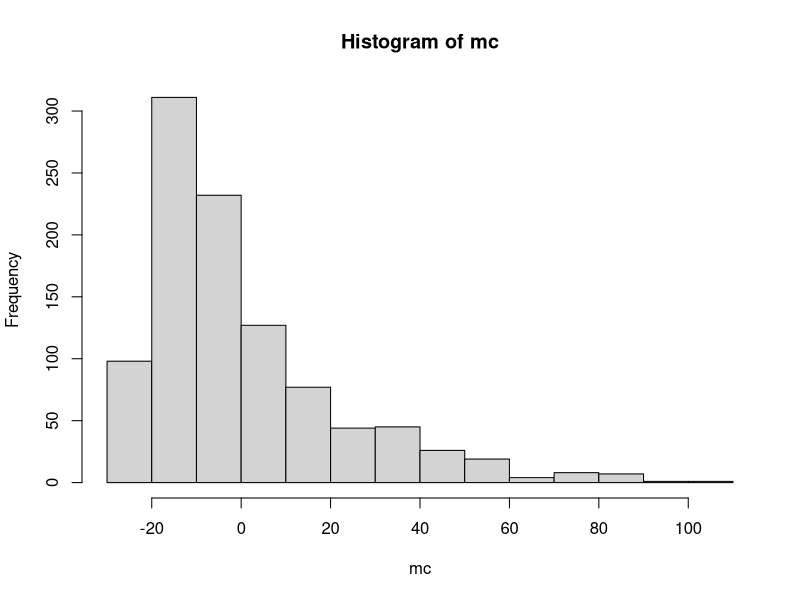
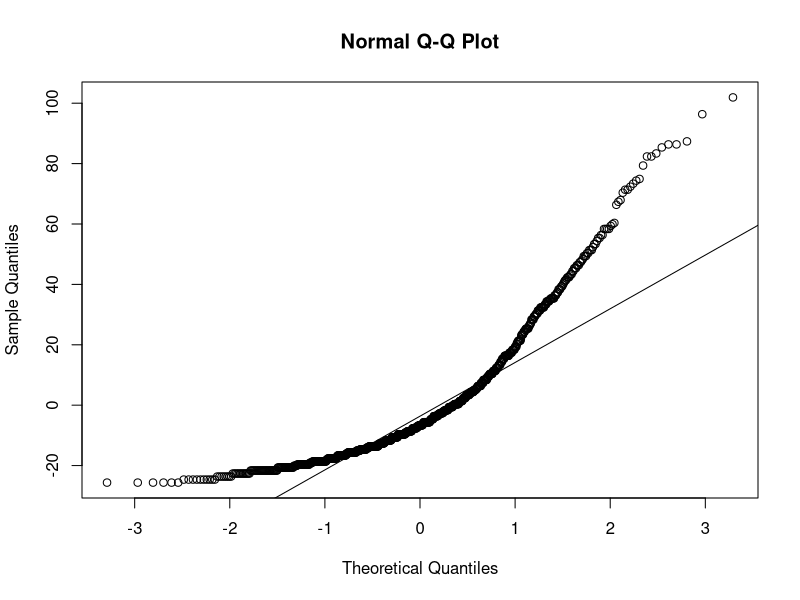
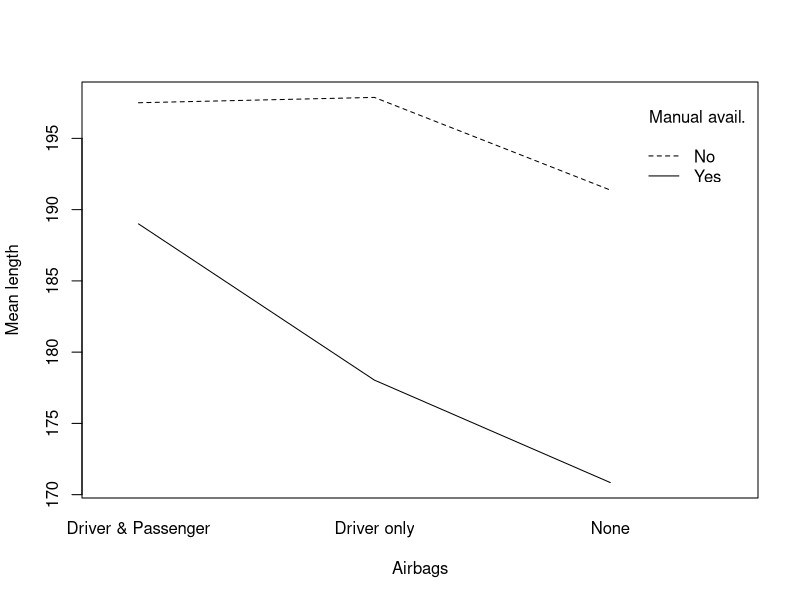

Recreate these plots in R, in order.
##########
## 19.2 ##
##########
#(a)
depth.fac <- cut(quakes$depth,breaks=c(0,200,400,680))
table(depth.fac)
#(b)
m <- tapply(quakes$stations,depth.fac,mean)
mc <- quakes$stations-m[as.numeric(depth.fac)]
hist(mc)
qqnorm(mc)
qqline(mc) # Data appear non-normal... Kruskal-Wallis preferred over parametric one-way ANOVA
#(c)
kruskal.test(quakes$stations~depth.fac) # P-value > 0.01 (just barely); retain null. Minimal evidence, at best, of a difference in median number of detecting stations according to depth.fac categories.
#(d)
library("MASS")
cars.means <- aggregate(Cars93$Length,by=list(Cars93$AirBags,Cars93$Man.trans.avail),FUN=mean)
cars.means
#(e)
interaction.plot(x.factor=cars.means[,1],trace.factor=cars.means[,2],respons=cars.means$x,trace.label="Manual avail.",xlab="Airbags",ylab="Mean length") # There is some visual indication of interactive behavior owing to the non-parallel nature of the two lines; but rememeber there are no measures of variability of the various group means displayed on this plot...
#(f)
summary(aov(Length~AirBags+Man.trans.avail+AirBags:Man.trans.avail,data=Cars93)) # No formal statistical evidence of an interactive effect. Strong evidence of main effects, however -- both 'Airbags' and 'Man.trans.avail' appear to be related to car length.

